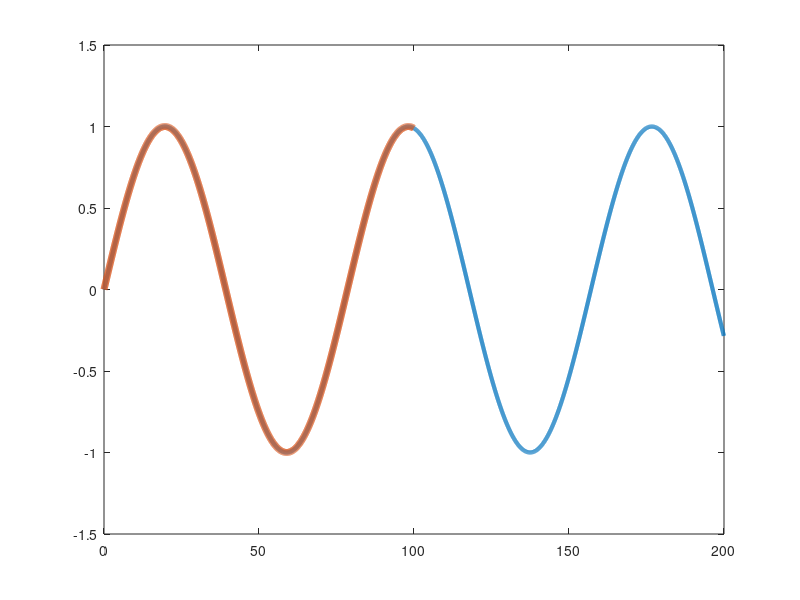

The MATLAB source for this figure:
load prob09.mat y2 % 観測データ
t=linspace(0,100,2001); %観測値グラフ描画用時間ステップ
t2=linspace(0,200,4001);%推定値グラフ描画用時間ステップ

for k=1:1:1999 %データ数分だけループ
    if(k==1) x2=[0 0 y2(k,2) 0];
    elseif (k==2) x2=[y2(k-1,1) 0 0 y2(k-1,2)];
    else x2=[y2(k-1,1) y2(k-2,1) y2(k,2) y2(k-1,2)];
    endif
    if(k==1)
    X2=x2'; % '
    else X2=[X2 x2']; % θ計算用の行列X2を作る'
    endif
endfor
theta_hat = inv(X2*X2')*X2*y2(1:1999,1); % θを一括計算'
for(k=1:1:4000)
    if (k>2)
        u2 = u1;
        u1 =0;
        if (k<=2000) zeta = [y_hat(1) y_hat(2) u2 u1];
        else zeta = [y_hat(1) y_hat(2) 0 0];
        endif
        y_hat=[zeta*theta_hat y_hat];
    elseif (k==1)
        u1=1;
        zeta = [0 0 u1 0];
        y_hat =zeta*theta_hat;
    else
        zeta = [0 0 0 u1];
        y_hat =[zeta*theta_hat y_hat];
    endif
endfor
plot(t2(:,1:4000),y_hat(4000:-1:1),"linewidth",3, t(1:2000),y2(1:2000,1),"linewidth",5);